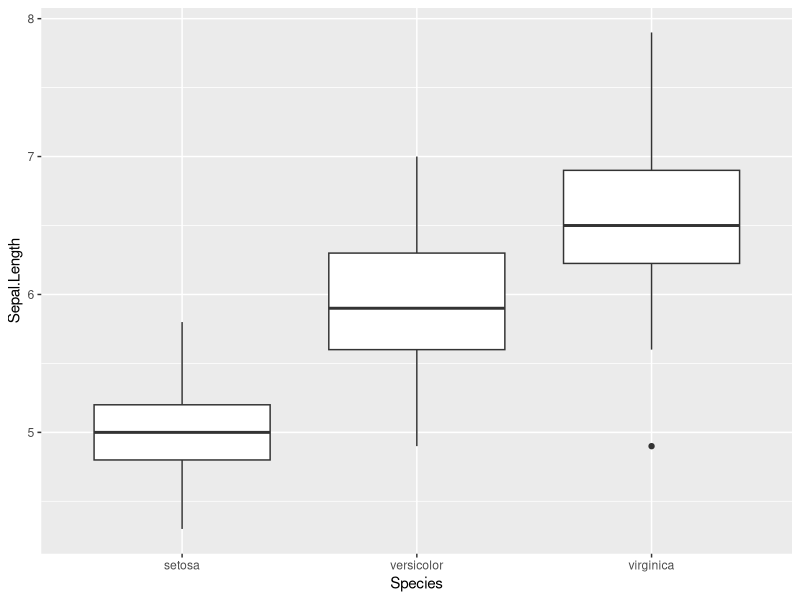
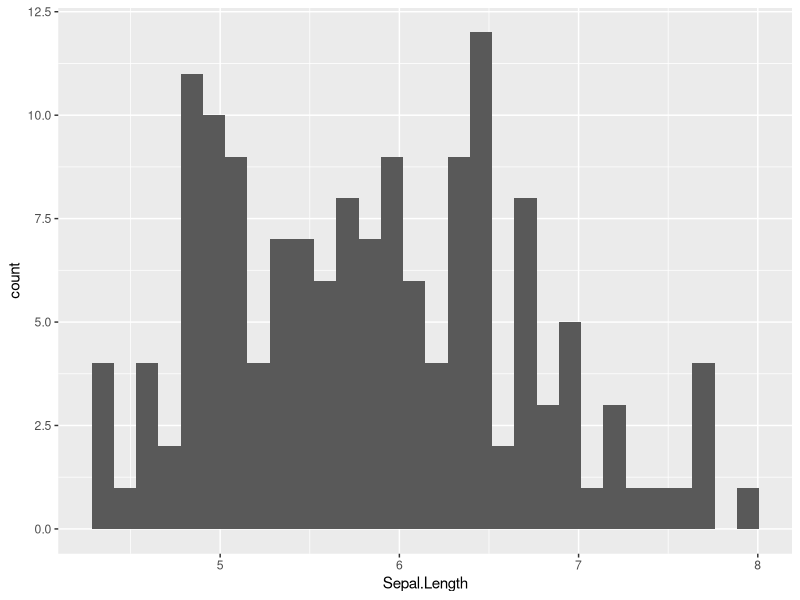
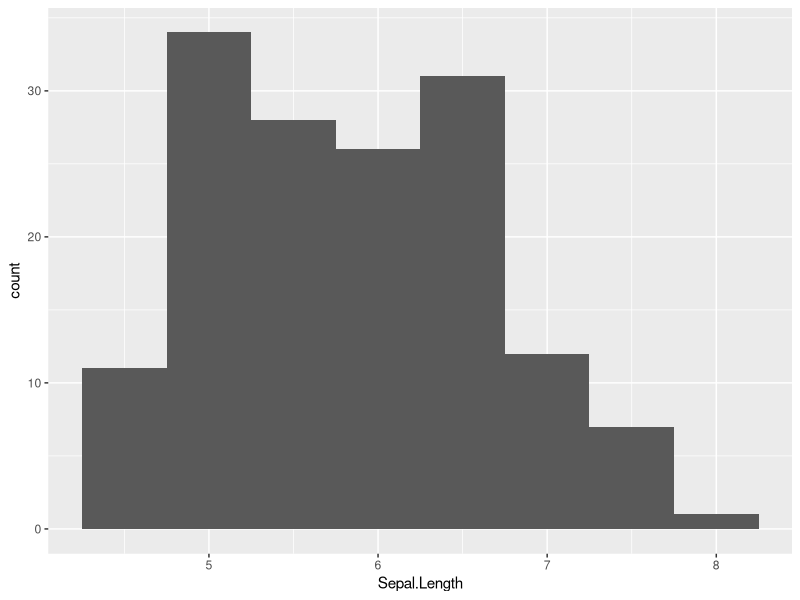
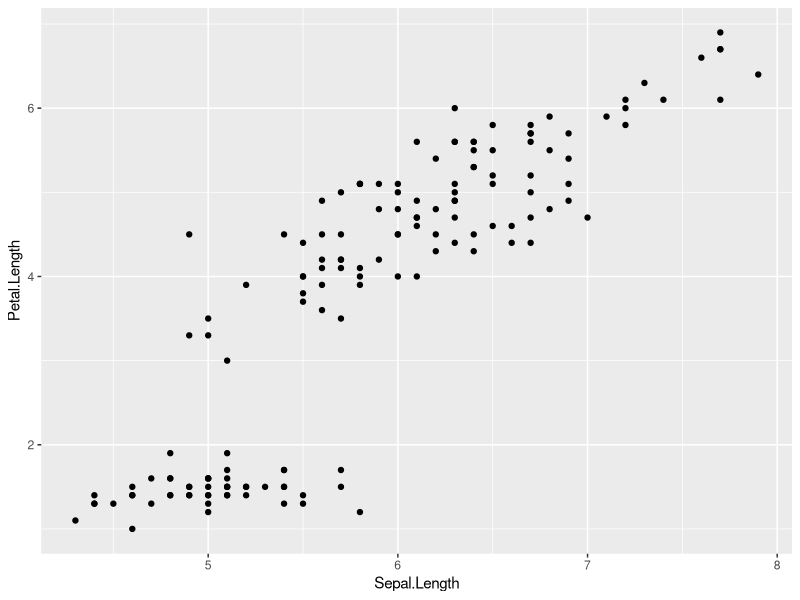
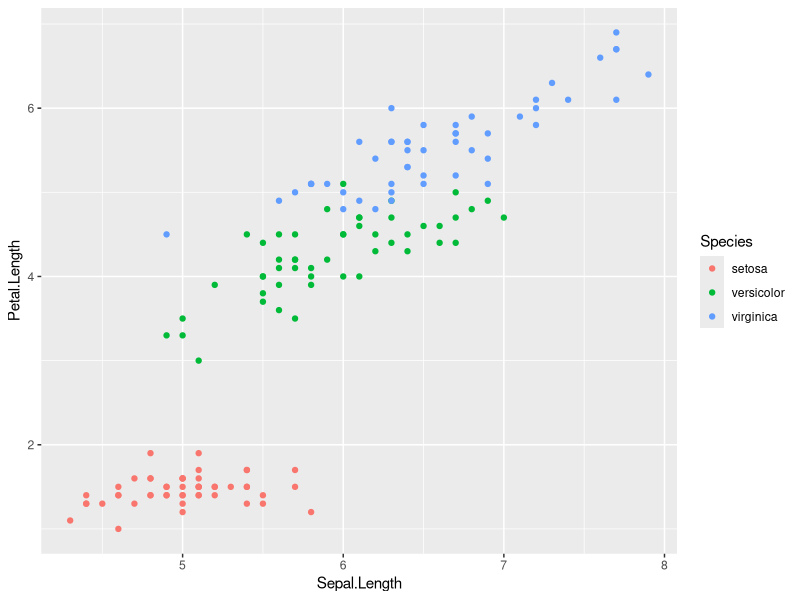

These figures' R source, in order:
## ---- chunk 1
library(knitr)
knitr::opts_chunk$set(warning = FALSE, message = FALSE)

## ---- chunk 2
library(tidyverse)
## ---- chunk 3
iris.box <- ggplot(iris, aes(x=Species,y=Sepal.Length)) +
  geom_boxplot()

iris.box # We have to run a line with the name of the plot object to view the graph. 
## ---- chunk 4
iris.hist <- ggplot(iris, aes(x=Sepal.Length)) +
  geom_histogram()

iris.hist
## ---- chunk 5
iris.hist <- ggplot(iris, aes(x=Sepal.Length)) +
  geom_histogram(binwidth = 0.5)

iris.hist
## ---- chunk 6
iris.scatter <- ggplot(iris, aes(x=Sepal.Length,y=Petal.Length)) + 
  geom_point()

iris.scatter
## ---- chunk 7
iris.scatter <- ggplot(iris, aes(x=Sepal.Length, y=Petal.Length, colour=Species)) +
  geom_point()
iris.scatter
